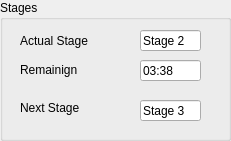
  <widget class="QGroupBox" name="groupBox_3">
   <property name="geometry">
    <rect>
     <x>10</x>
     <y>10</y>
     <width>231</width>
     <height>141</height>
    </rect>
   </property>
   <property name="title">
    <string>Stages</string>
   </property>
   <widget class="QLabel" name="label_5">
    <property name="geometry">
     <rect>
      <x>20</x>
      <y>30</y>
      <width>81</width>
      <height>21</height>
     </rect>
    </property>
    <property name="text">
     <string>Actual Stage</string>
    </property>
   </widget>
   <widget class="QLabel" name="label_6">
    <property name="geometry">
     <rect>
      <x>20</x>
      <y>60</y>
      <width>81</width>
      <height>20</height>
     </rect>
    </property>
    <property name="text">
     <string>Remainign</string>
    </property>
   </widget>
   <widget class="QLabel" name="label_7">
    <property name="geometry">
     <rect>
      <x>20</x>
      <y>100</y>
      <width>81</width>
      <height>16</height>
     </rect>
    </property>
    <property name="text">
     <string>Next Stage</string>
    </property>
   </widget>
   <widget class="QLineEdit" name="lineEdit">
    <property name="geometry">
     <rect>
      <x>140</x>
      <y>30</y>
      <width>61</width>
      <height>21</height>
     </rect>
    </property>
    <property name="text">
     <string>Stage 2</string>
    </property>
   </widget>
   <widget class="QLineEdit" name="lineEdit_7">
    <property name="geometry">
     <rect>
      <x>140</x>
      <y>60</y>
      <width>61</width>
      <height>21</height>
     </rect>
    </property>
    <property name="text">
     <string>03:38</string>
    </property>
   </widget>
   <widget class="QLineEdit" name="lineEdit_8">
    <property name="geometry">
     <rect>
      <x>140</x>
      <y>100</y>
      <width>61</width>
      <height>21</height>
     </rect>
    </property>
    <property name="text">
     <string>Stage 3</string>
    </property>
   </widget>
  </widget>
